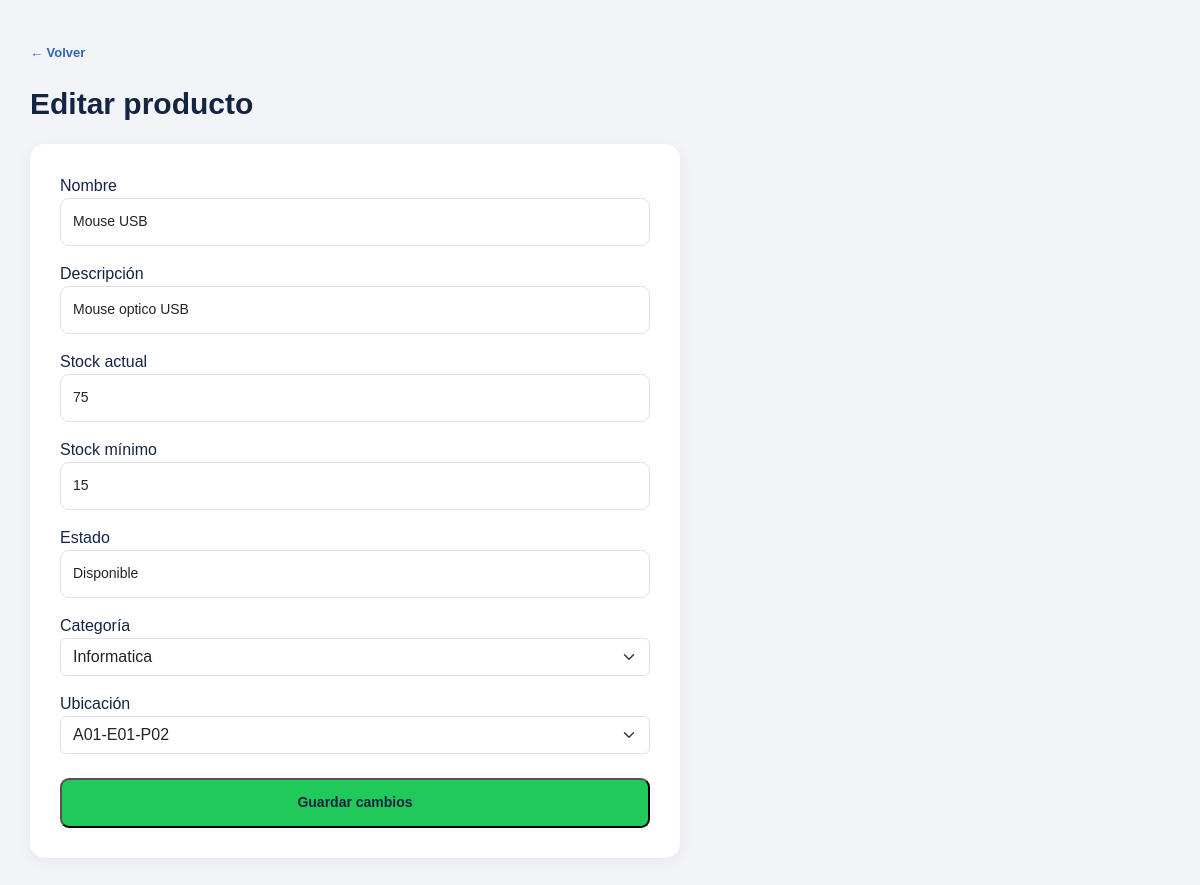
The app's page /admin/producto_editar.php?id=2 (signed in) with its own data.
### tables this page shows
CREATE TABLE Producto (
    id_producto INT AUTO_INCREMENT PRIMARY KEY,
    Nombre VARCHAR(100) NOT NULL,
    descripcion VARCHAR(255),
    stock_actual INT NOT NULL DEFAULT 0,
    stock_minimo INT NOT NULL DEFAULT 0,
    estado_producto VARCHAR(30) NOT NULL,
    id_categoria INT NOT NULL,
    id_ubicacion INT NOT NULL,
    FOREIGN KEY (id_categoria) REFERENCES Categoria(id_categoria),
    FOREIGN KEY (id_ubicacion) REFERENCES Ubicacion(id_ubicacion)
);

CREATE TABLE Categoria (
    id_categoria INT AUTO_INCREMENT PRIMARY KEY,
    nombre VARCHAR(100) NOT NULL UNIQUE,
    descripcion VARCHAR(255)
);

CREATE TABLE Ubicacion (
    id_ubicacion INT AUTO_INCREMENT PRIMARY KEY,
    pasillo VARCHAR(20) NOT NULL,
    estante VARCHAR(20) NOT NULL,
    posicion VARCHAR(20) NOT NULL,
    disponible BOOLEAN NOT NULL DEFAULT TRUE,
    id_zona INT NOT NULL,
    FOREIGN KEY (id_zona) REFERENCES Zona(id_zona)
);

### admin/producto_editar.php (the view)
<?php
session_start();require_once '../conexion.php';if(!isset($_SESSION['usuario_id'])||$_SESSION['rol']!=='admin'){header('Location: ../login.php');exit;}$id=(int)($_GET['id']??0);$stmt=$conexion->prepare("SELECT * FROM Producto WHERE id_producto=?");$stmt->bind_param('i',$id);$stmt->execute();$producto=$stmt->get_result()->fetch_assoc();if(!$producto){header('Location: productos.php?error='.urlencode('Producto no encontrado.'));exit;}$error='';$categorias=$conexion->query("SELECT id_categoria,nombre FROM Categoria ORDER BY nombre");$ubicaciones=$conexion->query("SELECT id_ubicacion,pasillo,estante,posicion FROM Ubicacion ORDER BY pasillo,estante,posicion");if($_SERVER['REQUEST_METHOD']==='POST'){$nombre=trim($_POST['nombre']??'');$desc=trim($_POST['descripcion']??'');$stock=(int)($_POST['stock']??0);$min=(int)($_POST['stock_minimo']??0);$cat=(int)($_POST['id_categoria']??0);$ubi=(int)($_POST['id_ubicacion']??0);$estado=trim($_POST['estado_producto']??'Disponible');$stmt=$conexion->prepare("UPDATE Producto SET Nombre=?,descripcion=?,stock_actual=?,stock_minimo=?,estado_producto=?,id_categoria=?,id_ubicacion=? WHERE id_producto=?");$stmt->bind_param('ssiisiii',$nombre,$desc,$stock,$min,$estado,$cat,$ubi,$id);if($stmt->execute()){header('Location: productos.php?mensaje='.urlencode('Producto modificado correctamente.'));exit;}$error=$stmt->error;}
?><!DOCTYPE html><html lang="es"><head><meta charset="UTF-8"><meta name="viewport" content="width=device-width,initial-scale=1"><title>Editar producto</title><link href="https://cdn.jsdelivr.net/npm/bootstrap@5.3.2/dist/css/bootstrap.min.css" rel="stylesheet"><link rel="stylesheet" href="../CSS/sistema.css"></head><body class="sistema-body"><main class="admin-container"><a href="productos.php" class="volver-link">← Volver</a><section class="dashboard-header"><h1>Editar producto</h1></section><?php if($error):?><div class="alert alert-danger"><?=htmlspecialchars($error)?></div><?php endif;?><div class="form-sistema-card"><form method="POST"><div class="mb-3"><label>Nombre</label><input name="nombre" class="form-control" value="<?=htmlspecialchars($producto['Nombre'])?>" required></div><div class="mb-3"><label>Descripción</label><input name="descripcion" class="form-control" value="<?=htmlspecialchars($producto['descripcion']??'')?>"></div><div class="mb-3"><label>Stock actual</label><input type="number" name="stock" min="0" class="form-control" value="<?=$producto['stock_actual']?>"></div><div class="mb-3"><label>Stock mínimo</label><input type="number" name="stock_minimo" min="0" class="form-control" value="<?=$producto['stock_minimo']?>"></div><div class="mb-3"><label>Estado</label><input name="estado_producto" class="form-control" value="<?=htmlspecialchars($producto['estado_producto'])?>"></div><div class="mb-3"><label>Categoría</label><select name="id_categoria" class="form-select"><?php while($x=$categorias->fetch_assoc()):?><option value="<?=$x['id_categoria']?>" <?=$x['id_categoria']==$producto['id_categoria']?'selected':''?>><?=htmlspecialchars($x['nombre'])?></option><?php endwhile;?></select></div><div class="mb-4"><label>Ubicación</label><select name="id_ubicacion" class="form-select"><?php while($x=$ubicaciones->fetch_assoc()):?><option value="<?=$x['id_ubicacion']?>" <?=$x['id_ubicacion']==$producto['id_ubicacion']?'selected':''?>><?=htmlspecialchars($x['pasillo'].'-'.$x['estante'].'-'.$x['posicion'])?></option><?php endwhile;?></select></div><button class="btn-picking">Guardar cambios</button></form></div></main></body></html>

### CSS/sistema.css (style rules this page uses)
:root { --azul-oscuro: #142544; --azul: #3265B7; --azul-hover: #28549b; --verde: #20C95A; --verde-hover: #18ad4c; --fondo: #F2F4F8; --blanco: #FFFFFF; --texto: #142544; --texto-secundario: #64748B; --borde: #DCE2EA; --error: #DC3545; --sombra: 0 15px 40px rgba(20, 37, 68, 0.12); --radio: 14px; }
* { box-sizing: border-box; }
html { font-size: 16px; }
body { margin: 0; font-family: Arial, Helvetica, sans-serif; color: var(--texto); }
.sistema-body { min-height: 100vh; background-color: var(--fondo); }
.dashboard-header { margin-bottom: 22px; }
.dashboard-header h1 { margin: 5px 0; color: var(--azul-oscuro); font-size: 25px; font-weight: 800; }
.btn-picking { min-height: 50px; width: 100%; border-radius: 9px; background-color: var(--verde); color: var(--azul-oscuro); text-decoration: none; display: flex; align-items: center; justify-content: center; gap: 8px; font-size: 14px; font-weight: 700; transition: 0.2s; }
@media (min-width: 576px) { .dashboard-header h1 { font-size: 30px; } }
.volver-link { display: inline-flex; align-items: center; gap: 6px; margin-bottom: 18px; color: var(--azul); text-decoration: none; font-size: 13px; font-weight: 600; }
.admin-container { width: 100%; max-width: 1200px; margin: auto; padding: 25px 18px 50px; }
@media (min-width: 576px) { .admin-container { padding: 35px 30px 50px; } }
@media (min-width: 992px) { .admin-container { padding-top: 40px; } }
.form-sistema-card { background-color: var(--blanco); max-width: 650px; padding: 22px; border-radius: 15px; box-shadow: 0 4px 15px rgba(20, 37, 68, 0.06); }
.form-sistema-card .form-control { min-height: 48px; border: 1px solid var(--borde); border-radius: 9px; font-size: 14px; }
@media (min-width: 768px) { .form-sistema-card { padding: 30px; } }

### records on screen
producto: nombre "Mouse USB", descripcion "Mouse optico USB", stock "75", stock_minimo "15", estado_producto "Disponible", id_categoria "Informatica", id_ubicacion "A01-E01-P02"
